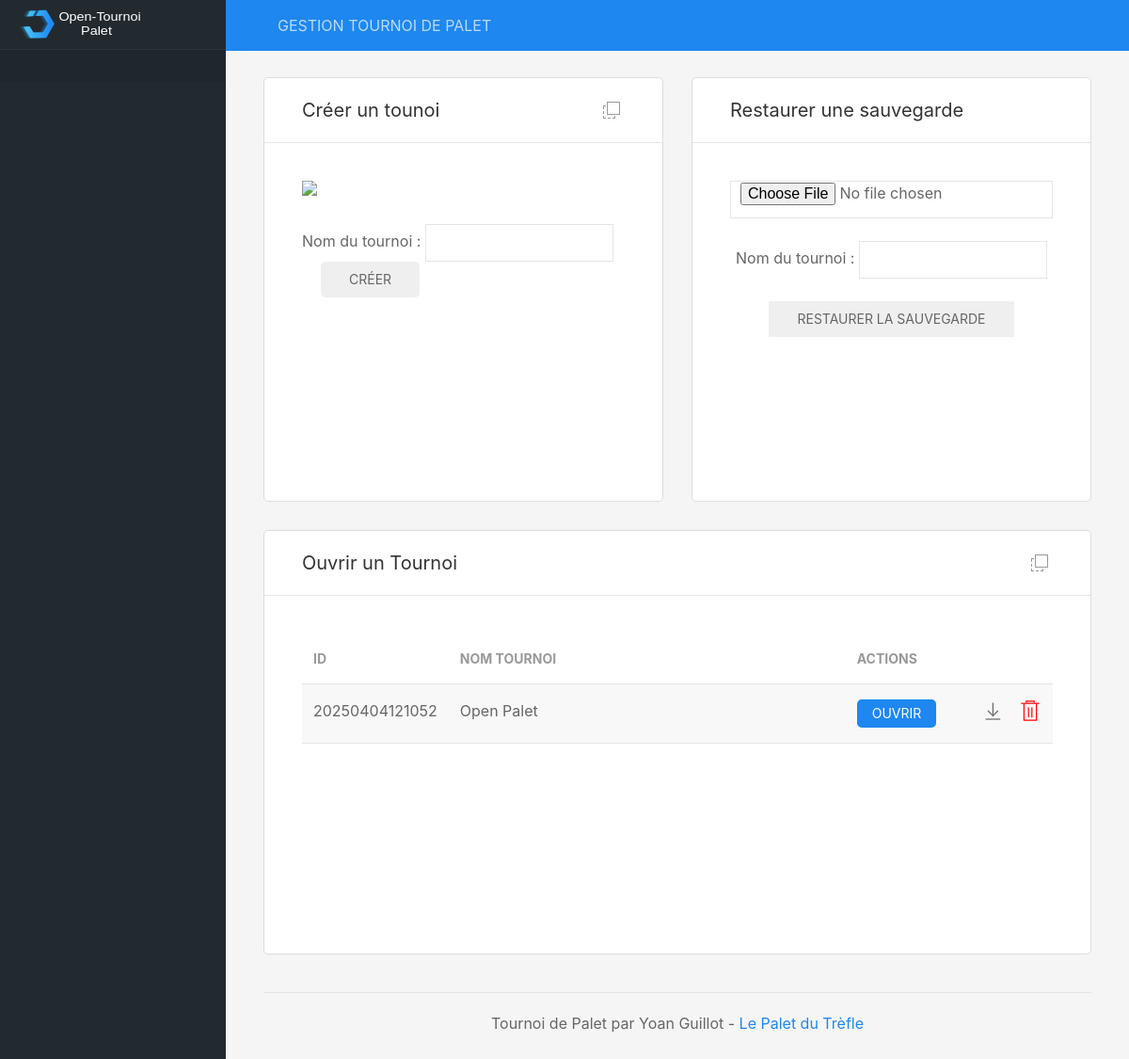
Before: / with the older database file.
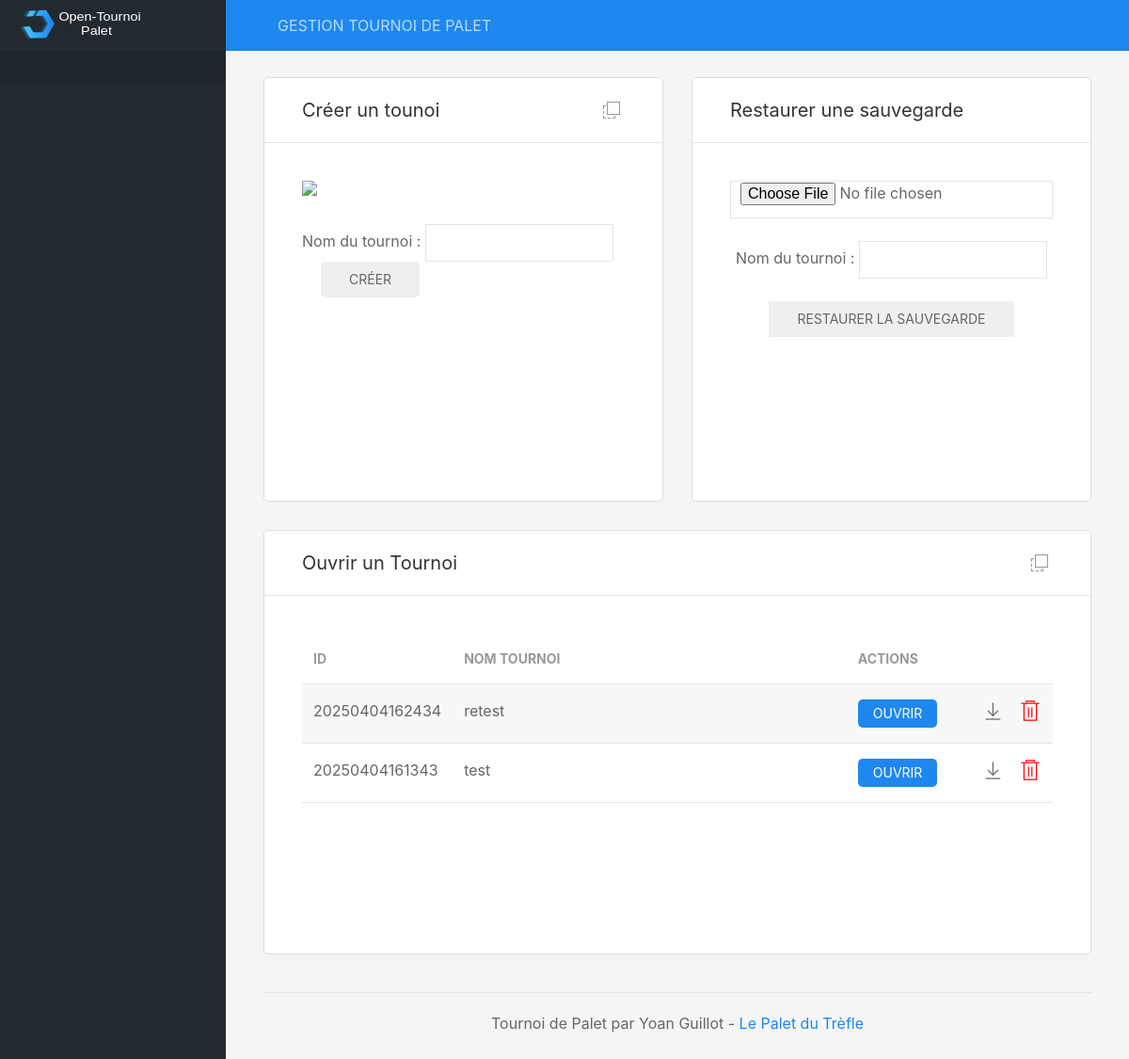
After: the same page with the newer database file.
### tables this page shows
CREATE TABLE tournois (id_tournoi NUMERIC (12) PRIMARY KEY DESC UNIQUE NOT NULL, nom_tournoi TEXT (200) NOT NULL, datecreation_tournoi DATE NOT NULL DEFAULT (STRFTIME('%d/%m/%Y, %H:%M', DATETIME('now', 'localtime'))), max_equipes INTEGER NOT NULL DEFAULT (0), type_phasesfinales TEXT NOT NULL DEFAULT aleatoire, pts_qualifs INTEGER DEFAULT (13) NOT NULL, pts_phasesfinales INTEGER NOT NULL DEFAULT (13), pts_finales NUMERIC NOT NULL DEFAULT (15), statut_inscriptions TEXT DEFAULT encours, statut_qualifs TEXT DEFAULT attente, statut_phasesfinales TEXT DEFAULT attente);

### includes/fonctions.inc.php (called while the page is built, shortened)
<?php
function listeTournois()
{
	global $db;
	$resultats = $db->query('SELECT * FROM tournois ORDER BY id_tournoi DESC');
	while ($row = $resultats->fetchArray(1)) {
		$listeTournois[] = $row;
	}
	if(!empty($listeTournois)){
		return $listeTournois;
	}
}
?>

### includes/accueil.inc.php (the view, shortened to what this page needs)
<div class="uk-grid uk-grid-medium" data-uk-grid uk-sortable="handle: .sortable-icon">
	<div class="uk-width-1-2@l">
		<div class="uk-card uk-card-default uk-card-hover">
			<div class="uk-card-header">
				<div class="uk-grid uk-grid-small">
					<div class="uk-width-auto"><h4>Créer un tounoi</h4></div>
					<div class="uk-width-expand uk-text-right panel-icons">
						<a href="#" class="uk-icon-link sortable-icon" title="Déplacer" data-uk-tooltip data-uk-icon="icon: move"></a>
					</div>
				</div>
			</div>
			<div class="uk-card-body">
				<div class="chart-container">
					<img style="max-height:200px;" src="images/tournoi.png" class="uk-align-center"/>
					<form method="POST">
							<div class="uk-panel uk-panel-box uk-margin-top">Nom du tournoi : <input name="nomTournoi" class="uk-input uk-form-width-medium" type="text" required>
							<button class="uk-button uk-button-success uk-margin-left">Créer</button>
						</div>
					</form>
				</div>
			</div>
		</div>
	</div>
	<div class="uk-width-1-2">
		<div class="uk-card uk-card-default uk-card-hover uk-height-1-1">
			<div class="uk-card-header">
				<div class="uk-grid uk-grid-small">
					<div class="uk-width-auto"><h4>Restaurer une sauvegarde</h4></div>
					<div class="uk-width-expand uk-text-right panel-icons">
					</div>
				</div>
			</div>
			<div class="uk-card-body">
				<div uk-overflow-auto>
					<div class="uk-panel uk-text-center">
                    <form name="form" method="post" action="index.php" enctype="multipart/form-data">
                        <input class="uk-input" type="file" name="aFile" />
                        <br />
                        <br />
						Nom du tournoi : <input class="uk-input uk-form-width-medium" type="text" name="nomTournoi"/><br/>
						<br/><input type="hidden" name="action" value="restauration" />
                        <input class="uk-button uk-button-success" type="submit" name="submitFile" value="restaurer la sauvegarde" />
                        </form>
                    </div>
				</div>
			</div>
		</div>
	</div>
</div>
<div class="uk-grid uk-grid-medium" data-uk-grid uk-sortable="handle: .sortable-icon">
	<div class="uk-width-1-1">
		<div class="uk-card uk-card-default uk-card-hover">
			<div class="uk-card-header">
				<div class="uk-grid uk-grid-small">
					<div class="uk-width-auto"><h4>Ouvrir un Tournoi</h4></div>
					<div class="uk-width-expand uk-text-right panel-icons">
						<a href="#" class="uk-icon-link sortable-icon" title="Déplacer" data-uk-tooltip data-uk-icon="icon: move"></a>
					</div>
				</div>
			</div>
			<div class="uk-card-body">
				<div class="chart-container" uk-overflow-auto>
					<table class="uk-table uk-table-striped">
						<thead>
							<tr>
								<th style="width:10%">ID</th>
								<th style="width: 60%">Nom tournoi</th>
								<th style="width: 30%">Actions</th>
							</tr>
						</thead>
<?php
	$listeTournois = listeTournois();
	if(!empty($listeTournois)){
		foreach($listeTournois as $row) {
			echo "<tr><td>". $row['id_tournoi'] ."</td>
				<td>". $row['nom_tournoi'] ."</td>
				<td>
					<a href=\"index.php?idtournoi=". $row['id_tournoi'] ."\"><button class=\"uk-button uk-button-primary uk-button-small\">Ouvrir</button></a>
					<a class=\"uk-float-right\" style=\"color: red\" href=\"\" onclick=\"supprTournoi(". $row['id_tournoi'] .")\" uk-icon=\"icon: trash; ratio: 1.2\" uk-toggle=\"target: #supprTournoi\"></a>
					<a class=\"uk-float-right\" style=\"margin-right: 15px;\" href=\"./includes/conf/". $row['id_tournoi'] .".db\" uk-icon=\"icon: download; ratio: 1.2\"></a>
				</td>
			</tr>";
		}
	}else{
		echo "<tr><td></td><td>Aucun Tournoi !</td><td></td></tr>";
	}
?>
					</table>
				</div>
			</div>
		</div>
	</div>
</div>

### index.php (shortened to what this page needs)
<!DOCTYPE html>
<head>
    <link rel="stylesheet" href="css/uikit.min.css" />
    <link rel="stylesheet" href="css/dashboard.css" />
    <link rel="stylesheet" href="css/style.css" />
    <link rel="stylesheet" href="css/arbres.css" />
</head>
<body>
<?php
if (isset($_GET['idtournoi'])){
	$idTournoi = $_GET['idtournoi'];
	$db = new SQLite3('includes/conf/' .$idTournoi. '.db');
	if (!empty($_GET['page'])){
		$page = $_GET['page'];
	}else{
		$page = "gestion";
	}
}else{
	$db = new SQLite3('includes/conf/tournois.db');
}
include 'includes/fonctions.inc.php';
include 'includes/dashboard.inc.php';
?>
</body>
</html>

### includes/dashboard.inc.php (shortened to what this page needs)
		<header id="top-head" class="uk-position-fixed">
			<div class="uk-container uk-container-expand uk-background-primary">
				<nav class="uk-navbar uk-light uk-padding-small" data-uk-navbar="mode:click; duration: 250">
					<div class="uk-navbar-left">
						<div>GESTION TOURNOI DE PALET</div>
					</div>
				</nav>
			</div>
		</header>
		<aside id="left-col" class="uk-light uk-visible@m">
			<div class="left-logo uk-flex uk-flex-middle">
				<img class="custom-logo" src="img/dashboard-logo.svg" alt="">
			</div>
			<div class="left-content-box  content-box-dark">
			</div>
		</aside>
		<div id="content" data-uk-height-viewport="expand: true" style="height:100%; display:block;">
			<div class="uk-container uk-container-expand">
<?php
	include "includes/$page.inc.php";
?>
				<footer class="uk-section uk-section-small uk-width-1-1 uk-text-center donotprint">
					<hr>
					<p class="uk-text-center">Tournoi de Palet par Yoan Guillot - <a href="https://www.lepaletdutrefle.fr">Le Palet du Trèfle</a>
					</p>
				</footer>
			</div>
		</div>

### css/dashboard.css (style rules this page uses)
#top-head { z-index: 9; top: 0; left:0; right:0; }
#left-col { position: fixed; left: 0; top:0; bottom:0; overflow-x: hidden; overflow-y: auto; background-color: #222A30; width: 240px; z-index:2; transition: height 0.3s ease-out; }
.left-content-box { padding: 0.75rem 20px; border-top: 1px solid rgba(255,255,255,0.06); margin-bottom: -1px; }
.content-box-dark { background-color: rgba(0,0,0,0.09); }
.left-logo { height: 52px; line-height: 52px; padding: 0 20px; }
.custom-logo { height: 32px; }
.panel-icons { margin: 0 4px; }
#content { margin-top: 52px; padding: 30px 0 0 0; background-color: #f5f5f5; margin-left: 0; transition: margin 0.2s cubic-bezier(.4,0,.2,1); }
@media screen and (min-width: 960px) { #content { margin-left: 240px; } }
@media screen and (min-width: 960px) { #top-head { left:240px; } }
.uk-card { box-shadow: none; }
.uk-card { -webkit-transition: box-shadow 0.55s cubic-bezier(.4,0,.2,1); transition: box-shadow 0.55s cubic-bezier(.4,0,.2,1); }
.chart-container { position: relative; height: 300px; margin: 0 auto; }

### css/style.css (style rules this page uses)
.uk-table th { font-weight: bolder; }
button, select { border-radius: 5px !important; }
.uk-card { border-radius: 5px; border: 1px solid #dddddd; }

Changed rows visible on the page:
removed tournois: id_tournoi "20250404121052", nom_tournoi "Open Palet"
added tournois: id_tournoi "20250404162434", nom_tournoi "retest"
added tournois: id_tournoi "20250404161343", nom_tournoi "test"
